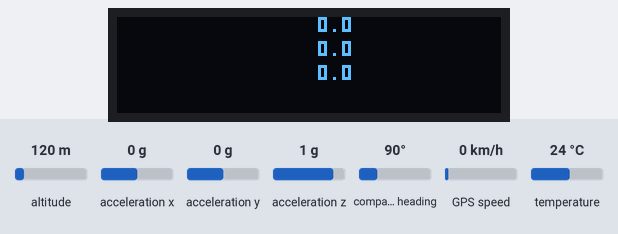
The program below on a simulated ESP32-S3. On the bench: 128×32 one-colour display. Inputs (shaded band) come from the test bench; at power-on: acceleration x 0 g, acceleration y 0 g, acceleration z 1 g, altitude 120 m, compass heading 90°, GPS speed 0 km/h, temperature 24 °C. WiFi joins after 1.5 s; servers stay silent unless stated; uploads are accepted with an empty reply; the GPS gets a fix after 3 s at 37.7749, -122.4194 with 8 satellites; what the program prints to the serial monitor is not drawn.

Above: at 2.7 s.
2.8 s: acceleration x set to 0.8 g
At 3.8 s:
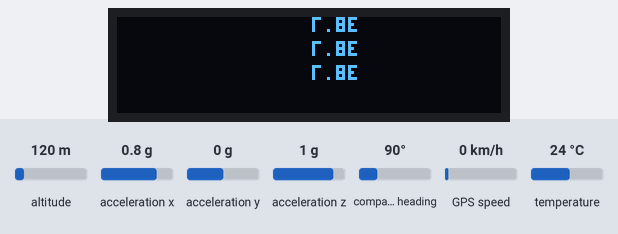
7.1 s: acceleration y set to -1.4 g
At 8.6 s:
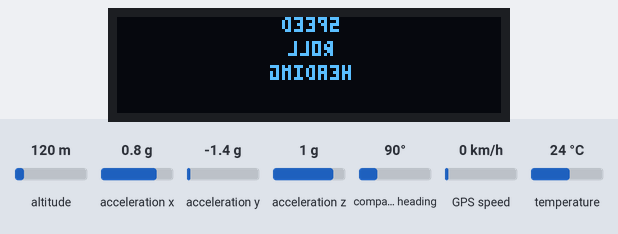
10.3 s: acceleration x set to 1.4 g
At 11.6 s:
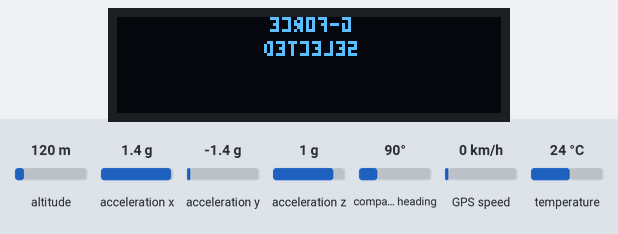
12.4 s: acceleration x set to 0 g
At 13.0 s:
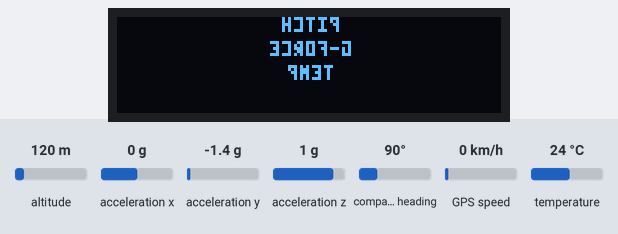
15.4 s: acceleration x set to -1.4 g
At 17.1 s:
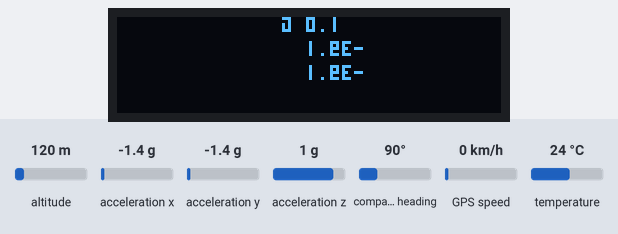
17.9 s: acceleration z set to -1.4 g
At 18.9 s:
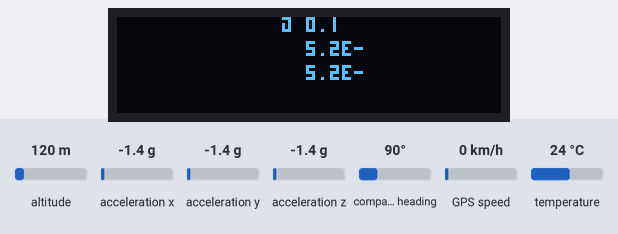
Timing chart, 0 to 20.6 s (numbered marks = the images above; inputs shaded):
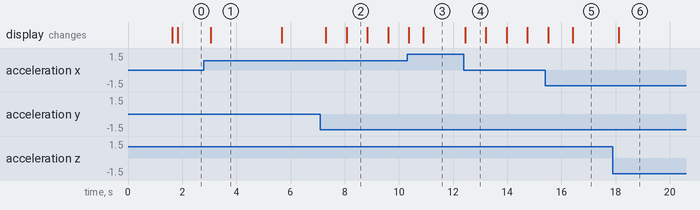

Measured:
- after the input at 2.8 s, the display: changes after 0.25 s (image 1)
- after the input at 12.4 s, the display: changes after 0.05 s (image 4)
- after the input at 17.9 s, the display: changes after 0.22 s (image 6)
- what the display in image 1 shows lasts 2.6 s, from 3.1 s to 5.7 s
- what the display in image 2 shows lasts 0.7 s, from 8.1 s to 8.8 s

The program:

main.cpp
```cpp
#include <Arduino.h>
#include <WiFi.h>
#include "skills.h"
#include "ski_fsm.h"
#include "network_fsm.h"


typedef struct {
    int state;
    unsigned long period;
    unsigned long elapsedTime;
    int (*Function)(int);
} task;


const unsigned long GCD_PERIOD = 5;
const unsigned int NUM_TASKS = 2;


const unsigned long PERIOD_SKI_FSM     = 1;
const unsigned long PERIOD_NETWORK_FSM = 200;

task tasks[NUM_TASKS];


int TickFct_SkiFSM(int state) {
    ski_fsm();
    return state;
}

int TickFct_NetworkFSM(int state) {
    network_fsm();
    return state;
}


void TimerISR() {
    for (unsigned int i = 0; i < NUM_TASKS; i++) {
        tasks[i].elapsedTime += GCD_PERIOD;
        if (tasks[i].elapsedTime >= tasks[i].period * GCD_PERIOD) {
            tasks[i].state = tasks[i].Function(tasks[i].state);
            tasks[i].elapsedTime = 0;
        }
    }
}


void setup() {
    Serial.begin(115200);
    while (!Serial) delay(10);
    Serial.println("\n BOOT ");


    Serial.print("Connecting to Wi-Fi");
    WiFi.begin("NikoiPhone", "nikoswifi");  // ← CHANGE ME

    while (WiFi.status() != WL_CONNECTED) {
        delay(500);
        Serial.print(".");
    }

    Serial.println();
    Serial.println("Wi-Fi CONNECTED");
    Serial.print("IP: ");
    Serial.println(WiFi.localIP());


    tasks[0].state = 0;
    tasks[0].period = PERIOD_SKI_FSM;
    tasks[0].elapsedTime = 0;
    tasks[0].Function = &TickFct_SkiFSM;


    tasks[1].state = 0;
    tasks[1].period = PERIOD_NETWORK_FSM;
    tasks[1].elapsedTime = 0;
    tasks[1].Function = &TickFct_NetworkFSM;

    Serial.println("Tasks initialized");
}


void loop() {
    static unsigned long lastTick = 0;
    unsigned long now = millis();

    if (now - lastTick >= GCD_PERIOD) {
        lastTick = now;
        TimerISR();
    }
}
```

GPS_sense.cpp
```cpp
#include <Arduino.h>
#include <TinyGPSPlus.h>
#include "skills.h"
#include "trail_map.h"

#define GPS_RX 10
#define GPS_TX 9

static HardwareSerial GPSSerial(1);
static TinyGPSPlus gps;
static bool gps_online = false;

void gps_init() {
    GPSSerial.begin(9600, SERIAL_8N1, GPS_RX, GPS_TX);
    gps_online = true;
    Serial.println("GPS ONLINE");
}

void gps_read_once() {
    if (!gps_online) return;

    while (GPSSerial.available())
        gps.encode(GPSSerial.read());

    if (gps.location.isValid()) {
        GPS_lat = gps.location.lat();
        GPS_lon = gps.location.lng();
    }
    if (gps.altitude.isValid()) GPS_alt = gps.altitude.meters();
    if (gps.speed.isValid()) GPS_speed_mph = gps.speed.mph();
    GPS_sats = gps.satellites.value();

    Serial.printf("GPS: %.6f, %.6f | %.1f mph | sats=%d\n",
                  GPS_lat, GPS_lon, GPS_speed_mph, GPS_sats);
}


const char* identify_trail() {

    double bestDist = 1e12; // huge number
    const char *bestTrail = "Unknown";

    for (int i = 0; i < TRAIL_POINT_COUNT; i++) {

        double dLat = TRAIL_POINTS[i].lat - GPS_lat;
        double dLon = TRAIL_POINTS[i].lon - GPS_lon;
        double distSq = dLat * dLat + dLon * dLon;

        if (distSq < bestDist) {
            bestDist = distSq;
            bestTrail = TRAIL_POINTS[i].name;
        }
    }


    return bestTrail;
}
```

IMU_sense.cpp
```cpp
#include <Arduino.h>
#include <Wire.h>
#include <Adafruit_Sensor.h>
#include <Adafruit_BNO055.h>
#include "skills.h"

#define SDA_IMU 12
#define SCL_IMU 13


// Using address 0x29
static Adafruit_BNO055 bno = Adafruit_BNO055(55, 0x29, &Wire);
static bool imu_online = false;

void imu_init() {
    Serial.println("\n IMU INIT (SDA=12, SCL=13, Addr=0x29) ");

    Wire.begin(SDA_IMU, SCL_IMU);
    delay(20);

    if (!bno.begin()) {
        Serial.println("IMU NOT FOUND");
        imu_online = false;
        return;
    }

    bno.setExtCrystalUse(true);
    imu_online = true;

    Serial.println("IMU ONLINE");
}

void imu_read_once() {
    if (!imu_online) {
        Serial.println("IMU OFFLINE");
        return;
    }

    sensors_event_t orientationData, accelData;


    bno.getEvent(&orientationData, Adafruit_BNO055::VECTOR_EULER);
    bno.getEvent(&accelData, Adafruit_BNO055::VECTOR_LINEARACCEL);


    IMU_heading = orientationData.orientation.x;
    IMU_roll   = orientationData.orientation.y;
    IMU_pitch    = orientationData.orientation.z;

    float g_force_raw = sqrt(
        accelData.acceleration.x * accelData.acceleration.x +
        accelData.acceleration.y * accelData.acceleration.y +
        accelData.acceleration.z * accelData.acceleration.z
    );


    IMU_gforce = g_force_raw / 9.8f + 1;
    if (IMU_gforce > IMU_gforce_max) {
        IMU_gforce_max = IMU_gforce;
    }

    Serial.print("Heading: "); Serial.print(IMU_heading, 1);
    Serial.print("°  Pitch: "); Serial.print(IMU_pitch, 1);
    Serial.print("°  Roll: "); Serial.print(IMU_roll, 1);
    Serial.print("°  ");

    Serial.print("G-Force: "); Serial.println(IMU_gforce, 2);
}
```

NETWORK_FSM.cpp
```cpp
#include <Arduino.h>
#include <HTTPClient.h>
#include "skills.h"
#include "network_fsm.h"
#include "wifi.h"


enum net_states {
    API_init,
    NET_write,
    NET_read
};

static net_states net_state = NET_write;


static unsigned long write_cnt = 0;
static unsigned long read_cnt  = 0;


static const unsigned long WRITE_PERIOD = 2000;
static const unsigned long READ_PERIOD  = 2000;

String TrailName = "Test_Trail";
const char* MY_USER_ID = "12f5b4e2-c719-4f91-8032-5b6d58c63577";


void network_fsm() {
    static net_states net_state = API_init;
    static unsigned long write_cnt = 0;
    static unsigned long read_cnt  = 0;

    static unsigned long last_tick = 0;
    if (millis() - last_tick < 5) return;
    last_tick = millis();

    switch (net_state) {

        case API_init:
            Serial.println("registering user...");
            net_state = NET_write;

            break;

        case NET_write:
            TrailName = DYN_TRAIL_LABEL;
            api_pushTelemetry(
                MY_USER_ID,
                GPS_lat,
                GPS_lon,
                TrailName
            );
            Serial.println("telemetry pushed...");
            net_state = NET_read;
            break;

        case NET_read:

            net_state = NET_write;
            break;
    }
}
```

OLED_write.cpp
```cpp
#include <Arduino.h>
#include <Wire.h>
#include <Adafruit_GFX.h>
#include <Adafruit_SSD1306.h>

#define SDA_PIN 12
#define SCL_PIN 13

#define SCREEN_WIDTH 128
#define SCREEN_HEIGHT 32
#define OLED_ADDR 0x3C
#define OLED_RESET -1

Adafruit_SSD1306 display(SCREEN_WIDTH, SCREEN_HEIGHT, &Wire, OLED_RESET);

static void mirrorDisplayHorizontal() {
  uint8_t* buf = display.getBuffer();
  int pages = SCREEN_HEIGHT / 8;

  for (int page = 0; page < pages; page++) {
    for (int x = 0; x < SCREEN_WIDTH / 2; x++) {
      int leftIndex  = page * SCREEN_WIDTH + x;
      int rightIndex = page * SCREEN_WIDTH + (SCREEN_WIDTH - 1 - x);

      uint8_t tmp     = buf[leftIndex];
      buf[leftIndex]  = buf[rightIndex];
      buf[rightIndex] = tmp;
    }
  }
}

void oled_init() {
  Serial.println("oled_init()");
  Wire.begin(SDA_PIN, SCL_PIN);
  delay(100);

  if (!display.begin(SSD1306_SWITCHCAPVCC, OLED_ADDR, false, false)) {
    Serial.println("OLED init failed");
    while (1) { delay(100); }
  }

  Serial.println("OLED init OK");
  display.clearDisplay();
  display.display();
}

void oled_show_speed(float IMU_roll) {
  Serial.print("oled_show_speed(): ");
  Serial.println(IMU_roll);

  display.clearDisplay();
  display.setTextSize(1);
  display.setTextColor(SSD1306_WHITE);

  char buf[16];
  snprintf(buf, sizeof(buf), "%.1f ", IMU_roll);

  int16_t x1, y1;
  uint16_t w, h;
  display.getTextBounds(buf, 0, 0, &x1, &y1, &w, &h);

  int16_t x = (SCREEN_WIDTH  - w) / 2;
  int16_t y = (SCREEN_HEIGHT - h) / 2;

  display.setCursor(x, y);
  display.print(buf);

  mirrorDisplayHorizontal();
  display.display();
}


static const uint8_t* getGlyph(char c) {
  static const uint8_t unknown[3] = {0x04,0x0E,0x04};
  static const uint8_t sp[3]      = {0x00,0x00,0x00};

  static const uint8_t digits[10][3] = {
    {0x1F,0x11,0x1F},{0x00,0x1F,0x00},{0x1D,0x15,0x17},{0x11,0x15,0x1F},{0x07,0x04,0x1F},
    {0x17,0x15,0x1D},{0x1F,0x15,0x1D},{0x01,0x01,0x1F},{0x1F,0x15,0x1F},{0x17,0x15,0x1F}
  };

  static const uint8_t upperAtoZ[26][3] = {
    {0x1F,0x05,0x1F},{0x1F,0x15,0x0A},{0x1F,0x11,0x11},{0x1F,0x11,0x0E},{0x1F,0x15,0x11},
    {0x1F,0x05,0x01},{0x1F,0x11,0x1D},{0x1F,0x04,0x1F},{0x11,0x1F,0x11},{0x10,0x10,0x0F},
    {0x1F,0x04,0x1B},{0x1F,0x10,0x10},{0x1F,0x06,0x1F},{0x1F,0x02,0x1F},{0x1F,0x11,0x1F},
    {0x1F,0x05,0x03},{0x1F,0x11,0x2F},{0x1F,0x0D,0x16},{0x17,0x15,0x1D},{0x01,0x1F,0x01},
    {0x0F,0x10,0x1F},{0x07,0x18,0x07},{0x1F,0x0C,0x1F},{0x1B,0x04,0x1B},{0x03,0x1C,0x03},{0x19,0x15,0x13}
  };

  if (c == ' ') return sp;
  if (c >= '0' && c <= '9') return digits[c - '0'];
  if (c >= 'A' && c <= 'Z') return upperAtoZ[c - 'A'];
  if (c >= 'a' && c <= 'z') return upperAtoZ[c - 'a'];
  if (c == '-') { static const uint8_t m[3]={0x04,0x04,0x04}; return m; }
  if (c == '.') { static const uint8_t p[3]={0x00,0x10,0x00}; return p; }
  return unknown;
}

static void drawTinyString(int16_t x, int16_t y, const char* s) {
  const uint8_t glyphW = 3;
  const uint8_t glyphH = 5;
  const uint8_t glyphStride = glyphW + 1;

  for (size_t i = 0; s[i]; i++) {
    const uint8_t* g = getGlyph(s[i]);
    for (uint8_t col = 0; col < glyphW; col++) {
      uint8_t bits = g[col];
      for (uint8_t row = 0; row < glyphH; row++) {
        if (bits & (1 << row)) {
          display.drawPixel(x + col, y + row, SSD1306_WHITE);
        }
      }
    }
    x += glyphStride;
  }
}

static int16_t tinyWidth(const char* s) {
  const uint8_t glyphStride = 4;
  size_t n = strlen(s);
  if (n == 0) return 0;
  return n * glyphStride - 1;
}


void oled_show_three_lines(const char* lineTop, const char* lineMid, const char* lineBottom) {
  display.clearDisplay();

  bool topIsBig = (strlen(lineTop) <= 3);

  int16_t y = 0;

  if (topIsBig) {

    display.setTextSize(2);
    display.setTextColor(SSD1306_WHITE);

    int16_t x1, y1; uint16_t w, h;
    display.getTextBounds(lineTop, 0, 0, &x1, &y1, &w, &h);

    int16_t x = (SCREEN_WIDTH - w) / 2;
    display.setCursor(x, 0);
    display.print(lineTop);

    y = 17;
  } else {

    int16_t wTop = tinyWidth(lineTop);
    int16_t xTop = (SCREEN_WIDTH - wTop) / 2;
    drawTinyString(xTop, 0, lineTop);
    y = 8;
  }


  int16_t wMid = tinyWidth(lineMid);
  int16_t xMid = (SCREEN_WIDTH - wMid) / 2;
  drawTinyString(xMid, y, lineMid);


  int16_t wBottom = tinyWidth(lineBottom);
  int16_t xBottom = (SCREEN_WIDTH - wBottom) / 2;
  drawTinyString(xBottom, y + 8, lineBottom);

  mirrorDisplayHorizontal();
  display.display();
}

void oled_show_three_lines(float a, float b, float c) {
  char A[16], B[16], C[16];
  snprintf(A, sizeof(A), "%.1f", a);
  snprintf(B, sizeof(B), "%.1f", b);
  snprintf(C, sizeof(C), "%.1f", c);
  oled_show_three_lines(A, B, C);
}
```

TEMP_sense.cpp
```cpp
#include <Arduino.h>
#include <OneWire.h>
#include <DallasTemperature.h>
#include "skills.h"

#define TEMP_PIN 4

static OneWire oneWire(TEMP_PIN);
static DallasTemperature sensors(&oneWire);
static bool temp_online = false;

void temp_init() {
    sensors.begin();
    sensors.setResolution(9);
    temp_online = true;
    Serial.println("TEMP SENSOR ONLINE");
}

void temp_read_once() {
    if (!temp_online) return;

    sensors.requestTemperatures();
    TEMP_celsius = sensors.getTempCByIndex(0);
    TEMP_F = (((TEMP_celsius* 9) / 5) + 32);

    Serial.printf("TEMP: %.1fC\n", TEMP_celsius);
}
```

api_client.cpp
```cpp
#include <Arduino.h>
#include <WiFi.h>
#include <HTTPClient.h>
#include <ArduinoJson.h>
#include "skills.h"

bool api_pushTelemetry(const char *userId,
                       float GPS_lat,
                       float GPS_lon,
                       const String &trail)
{
    if (WiFi.status() != WL_CONNECTED)
    {
        Serial.println("No WiFi");
        return false;
    }

    String trailTrim = trail.length() > 16 ? trail.substring(0,16) : trail;

    String url = api_buildURL("update");

    HTTPClient http;
    http.begin(url);
    http.addHeader("Content Type", "application/json");


    String body;
    body.reserve(200);
    body  = "{";
    body += "\"user_id\":\""; body += userId; body += "\",";
    body += "\"active\":true,";
    body += "\"lat\":"; body += String(GPS_lat, 6); body += ",";
    body += "\"lon\":"; body += String(GPS_lon, 6); body += ",";
    body += "\"trail\":\""; body += trailTrim; body += "\"";
    body += "}";

    Serial.println("API POST");
    Serial.println(body);

    int httpCode = http.POST(body);
    String resp = http.getString();
    http.end();

    Serial.printf("API Code: %d\n", httpCode);
    Serial.println("API Resp: " + resp);

    return (httpCode == 200);
}
```

network_fsm.h
```cpp
#pragma once

void network_fsm();

void register_user();
void update_status(bool active);
void get_active_users();
```

ski_fsm.h
```cpp
#pragma once
void ski_fsm();
```

skills.cpp
```cpp
#include "skills.h"


float IMU_heading = 0;
float IMU_roll    = 0;
float IMU_pitch   = 0;
float IMU_gforce  = 0;
float IMU_gforce_max = 0;


const char* DYN_HEADING_LABEL = "N";
const char* DYN_TRAIL_LABEL   = "Unknown";

static float normHeading(float h) {
    while (h < 0)       h += 360.0f;
    while (h >= 360.0f) h -= 360.0f;
    return h;
}

const char* headingToDir16(float headingDeg) {
    static const char* dirs[16] = {
        " N ", " Ne", "NE", "nE ",
        " E ", " Es", "ES", "eS ",
        " S ", " Sw", "SW", "sW ",
        " W ", " Wn", "WN", "wN "
    };

    float h = normHeading(headingDeg);
    int idx = int((h + 11.25f) / 22.5f) % 16;
    return dirs[idx];
}


const char* mapHeading() {
    DYN_HEADING_LABEL = headingToDir16(IMU_heading);
    return DYN_HEADING_LABEL;
}


float TEMP_celsius = 0;
float TEMP_F = 0;


float GPS_lat       = 0;
float GPS_lon       = 0;
float GPS_alt       = 0;
float GPS_speed_mph = 0;
int   GPS_sats      = 0;


MenuItem menuItems[] = {
    {"  ",         &IMU_roll,      "   ", nullptr}, // 0
    {"Menu",       &IMU_roll,      "",    nullptr}, // 1
    {"Options",    &IMU_roll,      "",    nullptr}, // 2
    {"Selected",     &IMU_roll,      "",    nullptr}, // 3
    {"Satellites", (float*)&GPS_sats, "", nullptr}, // 4
    {"Speed",      &GPS_speed_mph, "mph", nullptr}, // 5
    {"Roll",       &IMU_roll,      "",    nullptr}, // 6
    {"Heading",    nullptr,   "",   &DYN_HEADING_LABEL}, // 7
    {"Pitch",      &IMU_pitch,     "",nullptr}, // 8
    {"G-Force",    &IMU_gforce_max,    "g",  nullptr}, // 9
    {"Temp",       &TEMP_F,  "F",  nullptr}, // 10
    {"Altitude",   &GPS_alt,       "ft", nullptr}, // 11
    {"Latitude",   &GPS_lat,       "",   nullptr}, // 12
    {"Longitude",  &GPS_lon,       "",   nullptr}, // 13
    {"Trail", nullptr, "", &DYN_TRAIL_LABEL}, // 14
    {"Speed",      &GPS_speed_mph, "mph", nullptr}  // 15
};

const int MENU_COUNT = sizeof(menuItems) / sizeof(menuItems[0]);
```

skills.h
```cpp
#pragma once
#include <Arduino.h>

// ==== IMU DATA ====
extern float IMU_heading;
extern float IMU_roll;
extern float IMU_pitch;
extern float IMU_gforce;
extern String USER_ID;
extern const char* USER_NAME;

void imu_init();
void imu_read_once();

// ==== TEMP DATA ====
extern float TEMP_celsius;
extern float TEMP_F;

void temp_init();
void temp_read_once();

// ==== GPS DATA ====
extern float GPS_lat;
extern float GPS_lon;
extern float GPS_alt;
extern float GPS_speed_mph;
extern int   GPS_sats;
extern float IMU_gforce_max;
extern String TrailName;
extern const char *MY_USER_ID;

void gps_init();
void gps_read_once();

// ==== OLED DISPLAY ====
void oled_init();
void oled_show_speed(float speed_mph);
void oled_show_two_lines(const char* lineTop, const char* lineBottom);
void oled_show_two_lines(const char* lineTop, float lineBottom);
void oled_show_two_lines(float lineTop, const char* lineBottom);
void oled_show_two_lines(float lineTop, float lineBottom);
void oled_show_three_lines(const char* lineTop, const char* lineMid, const char* lineBottom);
void oled_show_three_lines(float lineTop, float lineMid, float lineBottom);
bool api_pushTelemetry(const char *userId,
                       float GPS_lat,
                       float GPS_lon,
                       const String &trail);

bool api_pullActive();

// ==== MENU STRUCT ====
typedef struct {
    const char*  label;
    const float* data;
    const char*  data_label;
    const char** dyn_label;
} MenuItem;

extern MenuItem menuItems[];
extern const int MENU_COUNT;

const char* headingToDir16(float headingDeg);
const char* mapHeading();

extern const char* DYN_TRAIL_LABEL;


void network_fsm();


void register_user();
void update_status(bool active);
void get_active_users();


static const char *API_BASE_URL = "https://squad-ski-api.onrender.com";


inline String api_buildURL(const char *path)
{
    String u = String(API_BASE_URL);
    if (!u.endsWith("/") && path[0] != '/')
        u += "/";
    u += path;
    return u;
}
```

trail_map.cpp
```cpp
#include "trail_map.h"
#include <math.h>


const char* identify_trail(float curLat, float curLon) {
    double bestDist = 1e12;
    const char* bestTrail = "Unknown";

    for (int i = 0; i < TRAIL_POINT_COUNT; i++) {
        double dLat = TRAIL_POINTS[i].lat - curLat;
        double dLon = TRAIL_POINTS[i].lon - curLon;
        double distSq = dLat * dLat + dLon * dLon;

        if (distSq < bestDist) {
            bestDist = distSq;
            bestTrail = TRAIL_POINTS[i].name;
        }
    }

    return bestTrail;
}
```

trail_map.h
```cpp
#pragma once


typedef struct {
    const char *name;
    double lat;
    double lon;
} TrailPoint;


static const TrailPoint TRAIL_POINTS[] = {
    {"Schoolmarm", 39.605310, -105.951932},
    {"Schoolmarm", 39.606002, -105.950880},
    {"Frenchman", 39.603120, -105.953441},
    {"Frenchman", 39.603871, -105.952332},
    {"Springdipper", 39.599472, -105.949663},
    {"ECE", 33.58670, -101.87533},

};


static const int TRAIL_POINT_COUNT =
    sizeof(TRAIL_POINTS) / sizeof(TRAIL_POINTS[0]);


#ifdef __cplusplus
extern "C" {
#endif

const char* identify_trail(float lat, float lon);

#ifdef __cplusplus
}
#endif
```

Source omitted: SKI_FSM.cpp (8385 bytes)
